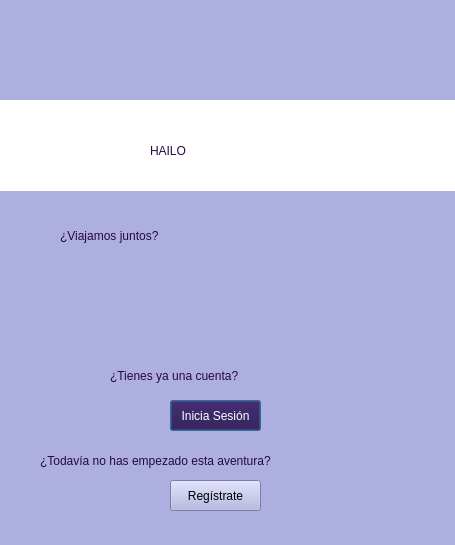
<?xml version="1.0" encoding="UTF-8"?>
<ui version="4.0">
 <class>Dialog</class>
 <widget class="QDialog" name="Dialog">
  <property name="geometry">
   <rect>
    <x>0</x>
    <y>0</y>
    <width>455</width>
    <height>545</height>
   </rect>
  </property>
  <property name="windowTitle">
   <string>Dialog</string>
  </property>
  <widget class="QLabel" name="label_2">
   <property name="geometry">
    <rect>
     <x>0</x>
     <y>-40</y>
     <width>481</width>
     <height>621</height>
    </rect>
   </property>
   <property name="styleSheet">
    <string notr="true">background-color: rgb(173, 175, 225);
color:rgb(39, 7, 69)</string>
   </property>
   <property name="text">
    <string/>
   </property>
  </widget>
  <widget class="QPushButton" name="BotonInicioSesion">
   <property name="geometry">
    <rect>
     <x>170</x>
     <y>400</y>
     <width>91</width>
     <height>31</height>
    </rect>
   </property>
   <property name="styleSheet">
    <string notr="true">background-color: rgb(39, 7, 69);
font: 11pt &quot;Segoe UI&quot;;
color: rgb(255,255,255)</string>
   </property>
   <property name="text">
    <string>Inicia Sesión</string>
   </property>
  </widget>
  <widget class="QPushButton" name="BotonRegistro">
   <property name="geometry">
    <rect>
     <x>170</x>
     <y>480</y>
     <width>91</width>
     <height>31</height>
    </rect>
   </property>
   <property name="styleSheet">
    <string notr="true">background-color: rgb(173, 175, 225);
font: 11pt &quot;Segoe UI&quot;;</string>
   </property>
   <property name="text">
    <string>Regístrate</string>
   </property>
  </widget>
  <widget class="QLabel" name="label_3">
   <property name="geometry">
    <rect>
     <x>110</x>
     <y>360</y>
     <width>241</width>
     <height>31</height>
    </rect>
   </property>
   <property name="styleSheet">
    <string notr="true">font: 14pt &quot;Segoe UI&quot;;
color: rgb(39, 7, 69);</string>
   </property>
   <property name="text">
    <string>¿Tienes ya una cuenta?</string>
   </property>
  </widget>
  <widget class="QLabel" name="label_4">
   <property name="geometry">
    <rect>
     <x>40</x>
     <y>450</y>
     <width>371</width>
     <height>21</height>
    </rect>
   </property>
   <property name="styleSheet">
    <string notr="true">font: 14pt &quot;Segoe UI&quot;;
color: rgb(39, 7, 69);</string>
   </property>
   <property name="text">
    <string>¿Todavía no has empezado esta aventura?</string>
   </property>
  </widget>
  <widget class="QLabel" name="label">
   <property name="geometry">
    <rect>
     <x>0</x>
     <y>100</y>
     <width>471</width>
     <height>91</height>
    </rect>
   </property>
   <property name="styleSheet">
    <string notr="true">background-color: rgb(255, 255, 255);
gridline-color: rgb(39, 7, 69);
border-color: rgb(39, 7, 69);
font: 800 24pt &quot;Rockwell Nova Extra Bold&quot;;</string>
   </property>
   <property name="text">
    <string/>
   </property>
  </widget>
  <widget class="QLabel" name="label_5">
   <property name="geometry">
    <rect>
     <x>150</x>
     <y>120</y>
     <width>231</width>
     <height>61</height>
    </rect>
   </property>
   <property name="styleSheet">
    <string notr="true">color:rgb(39, 7, 69);
font: 800 30pt &quot;Rockwell Nova Extra Bold&quot;;</string>
   </property>
   <property name="text">
    <string>HAILO</string>
   </property>
  </widget>
  <widget class="QLabel" name="label_6">
   <property name="geometry">
    <rect>
     <x>60</x>
     <y>170</y>
     <width>371</width>
     <height>131</height>
    </rect>
   </property>
   <property name="styleSheet">
    <string notr="true">color:rgb(39, 7, 69);
font: 800 20pt &quot;Rockwell Nova Extra Bold&quot;;</string>
   </property>
   <property name="text">
    <string>¿Viajamos juntos?</string>
   </property>
  </widget>
 </widget>
 <resources>
  <include location="Vistas/imagenes/imagenes.qrc"/>
 </resources>
 <connections/>
</ui>
